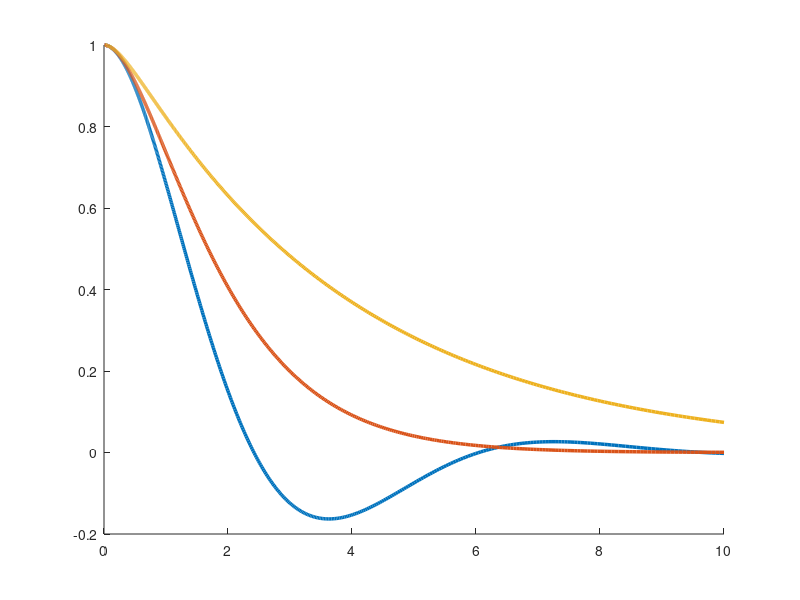

Recreate this plot in MATLAB.
c = [1 0.5 0.25];
Tau = [1 0.5 0.25];
Omega = sqrt(c./Tau - 1./(4*Tau.^2));
t = logspace(-2,1,1000);
normVAF = zeros(length(t),3);
for k=1:3
    if (Omega(k) == 0)
        normVAF(:,k) = exp(-t/(2*Tau(k))).*(1+t/(2*Tau(k)));
    else
        normVAF(:,k) = exp(-t/(2*Tau(k))).*(cos(Omega(k)*t) + (1/(2*Tau(k)*Omega(k)))*sin(Omega(k)*t));
    end
end
hold on;
plot(t,normVAF,"LineWidth",2.5,"LineStyle","-");
ylim([-0.2 1]);